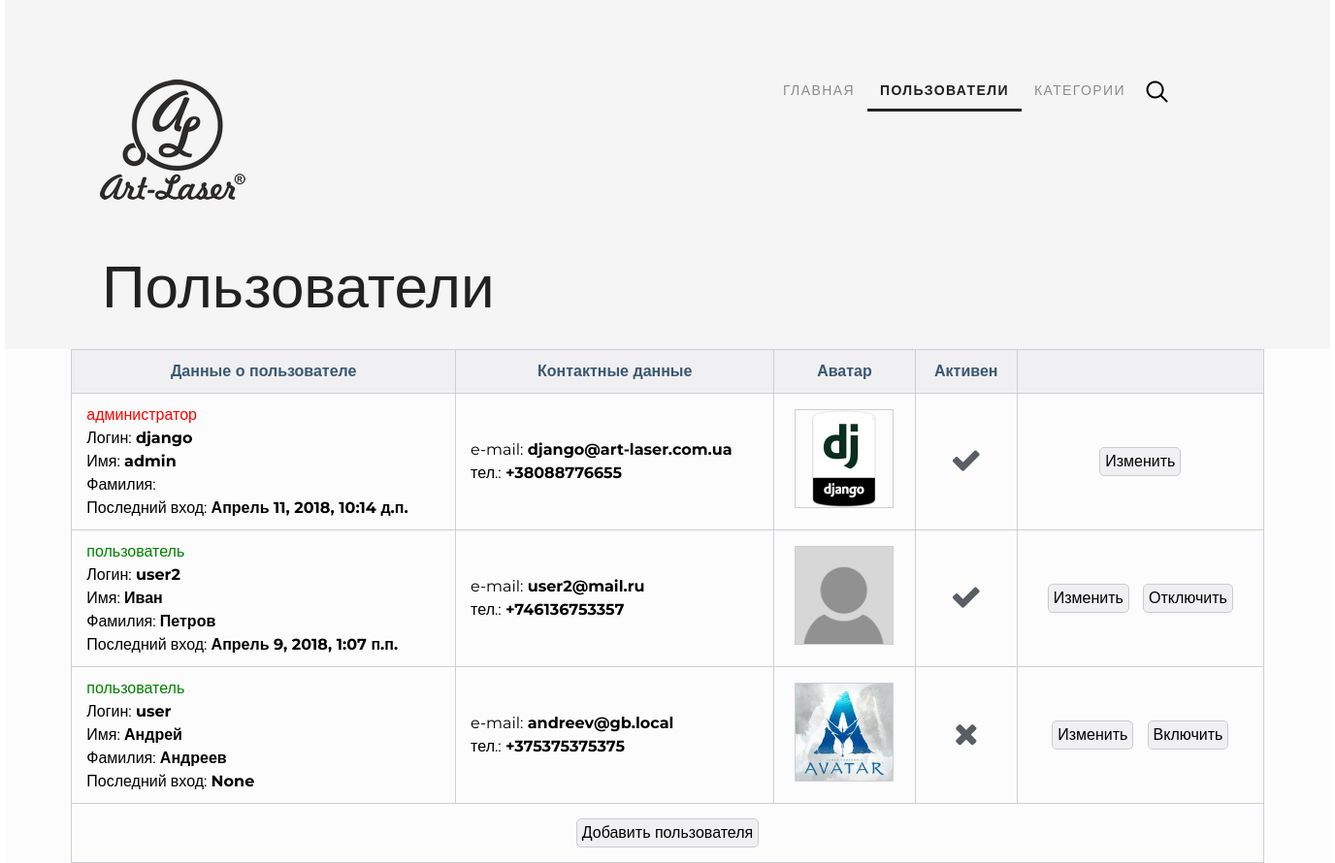
Before: /administrator/users/ (signed in) with the older database file.
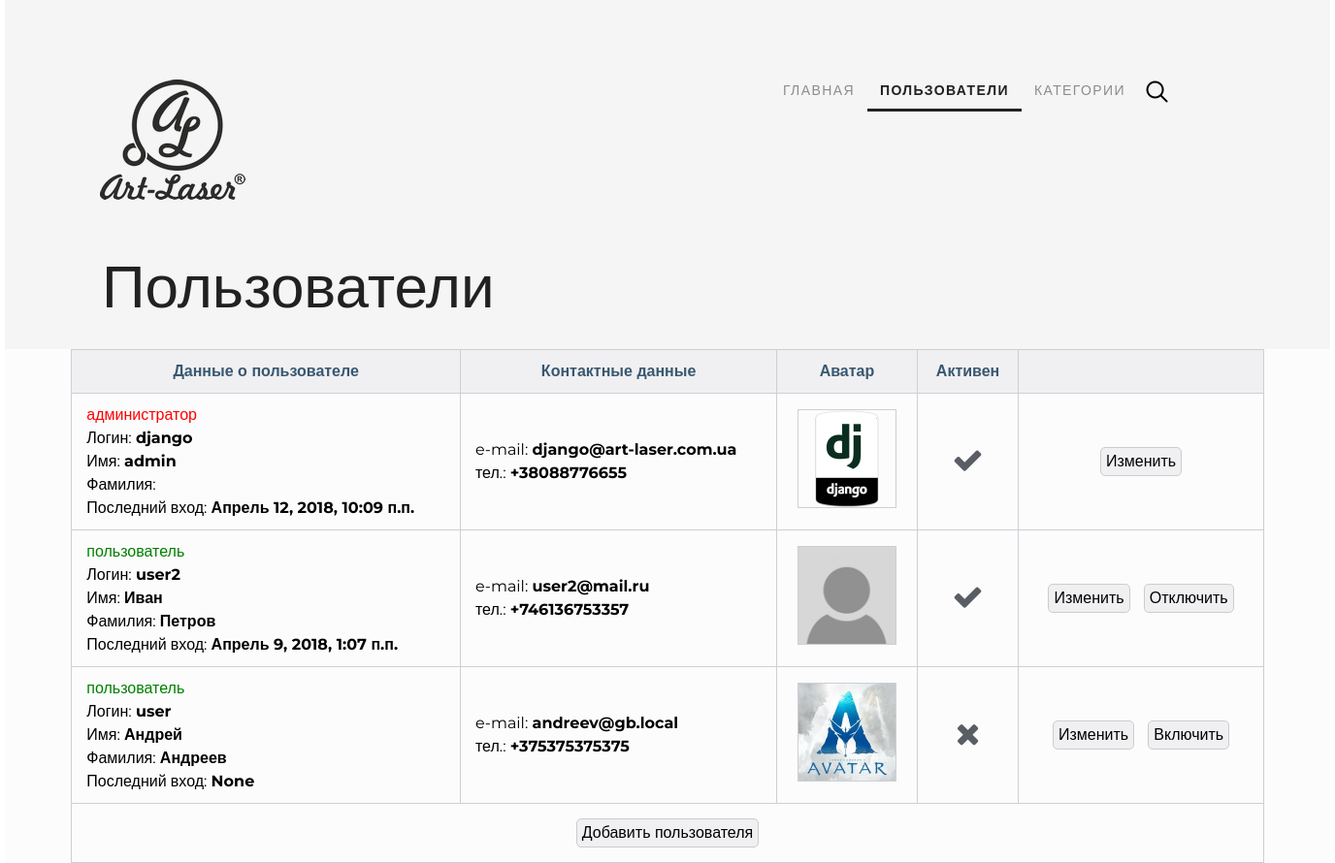
After: the same page with the newer database file.
### authapp/models.py (models this page shows)
class ShopUser(AbstractUser):
    avatar = models.ImageField(upload_to='users_avatars', blank=True)
    age = models.PositiveIntegerField(verbose_name='возраст')
    phone = models.CharField(verbose_name='номер телефона', max_length=16, default='')

### adminapp/views.py (the view)
class UserListView(ListView):
    model = ShopUser
    template_name = 'adminapp/users.html'
    def get_context_data(self, *, object_list=None, **kwargs):
        context = super().get_context_data(**kwargs)
        context['title'] = 'Пользователи'
        return context
    @method_decorator(user_passes_test(lambda user: user.is_superuser))
    def dispatch(self, *args, **kwargs):
        return super().dispatch(*args, **kwargs)

### adminapp/templatetags/tags.py (called while the page is built)
@register.filter
def default_avatar(string):
    if not string:
        string = 'users_avatars/gravatar.png'
    new_string = f'{URL_PREFIX}{string}'
    return new_string

### adminapp/templates/adminapp/users.html (shortened to what this page needs)
{% extends 'adminapp/base.html' %}
{% load staticfiles %}
{% load tags %}
{% block container %}
<div class="container clearfix">
    <div class="hero-back">
        {% include 'adminapp/includes/inc__menu.html' %}
        <div class="h2">{{ title }}</div>
    </div>
    <div class="content">
        <table>
            <thead>
            <tr>
                <th scope="col">Данные о пользователе</th>
                <th scope="col">Контактные данные</th>
                <th scope="col">Аватар</th>
                <th scope="col">Активен</th>
                <th scope="col"></th>
            </tr>
            </thead>
            <tbody>
            {% for object in object_list %}
            <tr>
                <td>
                    <p class="{% if object.is_superuser %}u-red{% else %}u-green{% endif %}">
                        {% if object.is_superuser %}
                        администратор
                        {% else %}
                        пользователь
                        {% endif %}</p>
                    <p>Логин: <span>{{ object.username }}</span></p>
                    <p>Имя: <span>{{ object.first_name }}</span></p>
                    <p>Фамилия: <span>{{ object.last_name }}</span></p>
                    <p>Последний вход: <span>{{ object.last_login }}</span></p>
                </td>
                <td>
                    <p>e-mail: <span>{{ object.email }}</span></p>
                    <p>тел.: <span>{{ object.phone }}</span></p>
                </td>
                <td class="td-image">
                    <img class="img_min" src="{{ object.avatar|default_avatar }}" alt="">
                </td>
                <td class="td-total">
                    {% if object.is_active %}
                        <i class="fa fa-check fa-2x" aria-hidden="true"></i>
                    {% else %}
                        <i class="fa fa-times fa-2x" aria-hidden="true"></i>
                    {% endif %}
                </td>
                <td class="td-total">
                    <a href="{% url 'administrator:user_update' object.pk %}">
                        <button class="btn-cat">
                            Изменить
                        </button>
                    </a>
                    {% if object.username != 'django' %}
                    {% if object.is_active %}
                        <a href="{% url 'administrator:user_del' object.pk %}">
                            <button class="btn-cat">
                                Отключить
                            </button>
                        </a>
                        {% else %}
                        <a href="{% url 'administrator:user_activate' object.pk %}">
                            <button class="btn-cat">
                                Включить
                            </button>
                        </a>
                        {% endif %}
                    {% endif %}
                </td>
            </tr>
            {% endfor %}
            </tbody>
            <tr>
                <td colspan="5" class="td-total">
                    <a href="{% url 'administrator:user_create' %}">
                        <button class="btn-cat">Добавить пользователя</button>
                    </a>
                </td>
            </tr>
        </table>
    </div>
</div>
{% endblock %}

### adminapp/templates/adminapp/base.html (shortened to what this page needs)
<!DOCTYPE html>
{% load staticfiles %}
<html lang="ru">
<head>
    {% block css %}
        <link rel="stylesheet" type="text/css" href="{% static '/css/normalize.css' %}">
        <link rel="stylesheet" type="text/css" href="{% static '/css/style.css' %}">
        <link rel="stylesheet" href="{% static '/fonts/font-awesome/css/font-awesome.css' %}">
    {% endblock %}
</head>
<body>
        {% block container %}
        {% endblock %}
</body>
</html>

### adminapp/templates/adminapp/includes/inc__menu.html
{% load staticfiles %}
<header>
    <a class="logo" href="{% url 'main' %}"><img src="{% static '/img/my_store_logo.png' %}" alt="logo"></a>
    <a class="search" href="#"><img src="{% static '/img/search.png' %}" alt=""></a>
    <input class="search_input" type="search" placeholder="Поиск">
    <ul class="menu">
        <li>
            <a href="{% url 'main' %}"
               class="{% if request.resolver_match.url_name == 'main' %} click {% endif %}">
                ГЛАВНАЯ
            </a>
        </li>
        <li>
            <a href="{% url 'administrator:users' %}"
               class="{% if request.resolver_match.url_name == 'users' %} click {% endif %}">
                ПОЛЬЗОВАТЕЛИ
            </a>
        </li>
        <li>
            <a href="{% url 'administrator:categories' %}"
               class="{% if request.resolver_match.url_name == 'categories' %} click {% endif %}">
                КАТЕГОРИИ
            </a>
        </li>
    </ul>
</header>

### static/css/style.css (style rules this page uses)
* { margin: 0; padding: 0; }
html, body { height: 100%; font-family: 'Montserrat', sans-serif; }
a { text-decoration: none; outline: none; }
ul { list-style-type: none; }
header { width: 1366px; height: 60px; position: absolute; top: 60px; }
.logo { margin-top: 22px; margin-left: 98px; float: left; }
.menu { font-size: 14px; margin-top: 25px; display: flex; float: right; }
.menu a { font-weight: 400; letter-spacing: 1.4px; text-transform: uppercase; padding: 10px 13px; color: #8c8c8c; }
.menu .click { font-weight: bold; color: #212121; border-bottom: 3px solid #212121; }
.search { float: right; margin-top: 23px; margin-left: 8px; margin-right: 167px; }
.search_input { width: 0px; padding: 10px; border: none; background: none; transition: ease-out 2s; }
.btn-cat { margin: 5px; padding: 5px; border-radius: 5px; background: #f0f0f2; border: 1px solid #ccc; }
.u-red { color: red; }
.u-green { color: green; }
table { border-collapse: collapse; width: 90%; margin: auto; line-height: 1.5; }
thead { background: #f0f0f2; color: #395870; }
th, td { padding: 10px 15px; vertical-align: middle; border: 1px solid #cecfd5; }
tr img { border: 1px solid #cecfd5; }
td i { color: #585E64; }
td span { font-weight: bold; }
.td-price, .td-qty, .td-total, .td-image { text-align: center; }
.img_min { width: 100px; height: 100px; }
.hero-back { width: 1366px; height: 360px; background-color: #f5f5f5; position: relative; }
.h2 { font-size: 62px; font-weight: 100; color: #212121; margin-top: 260px; padding-left: 100px; position: absolute; }
.container { max-width: 1366px; min-height: 100%; margin: 0 auto; background-color: #FCFCFC; }
.content { display: flex; flex-direction: column; }
.clearfix:after { content: ""; display: block; clear: both; }

Changed rows visible on the page:
changed ShopUser "django": last_login "Апрель 11, 2018, 10:14 д.п." → "Апрель 12, 2018, 10:09 п.п."
